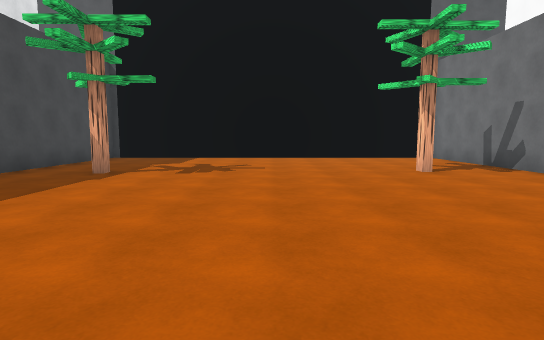
[1] (above)

24 first-person views from a walk through a Unity game level. The camera is 1.4 m above the floor, tilts 6° down and sees 80° across. The floor is counted in squares, 2 m on a side. Each view is taken from the middle of a square. On the plan, view 1 faces up. The plan holds only what a view shows up to about 10 squares ahead; the rest is blank. The place goes on beyond the plan. The player character is not drawn. Some surface patterns are stand-ins.

[2]
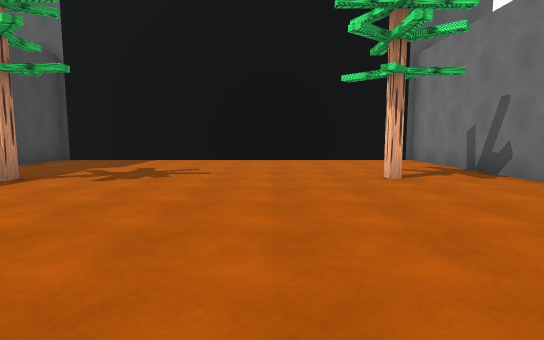

[3]
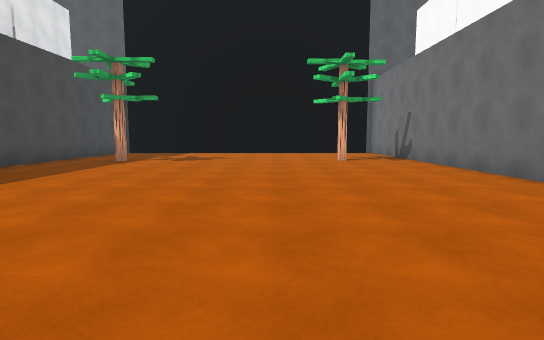

[4]
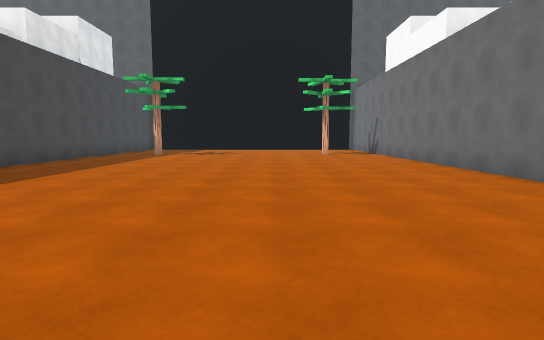

[5]
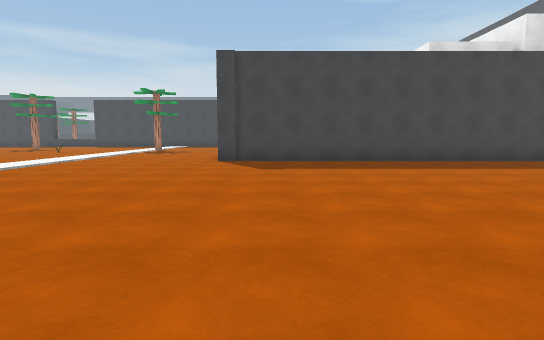

[6]
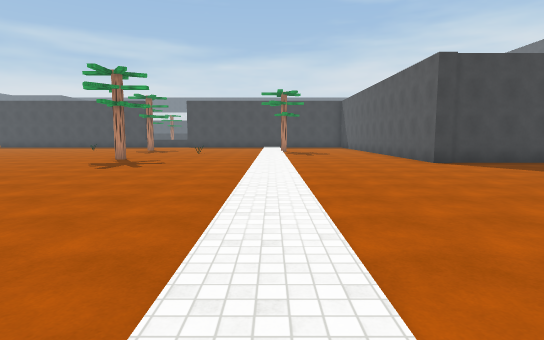

[7]
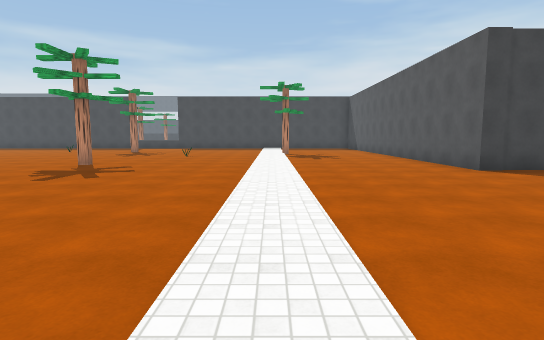

[8]
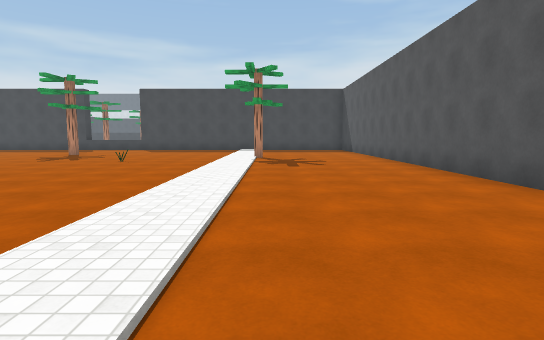

[9]
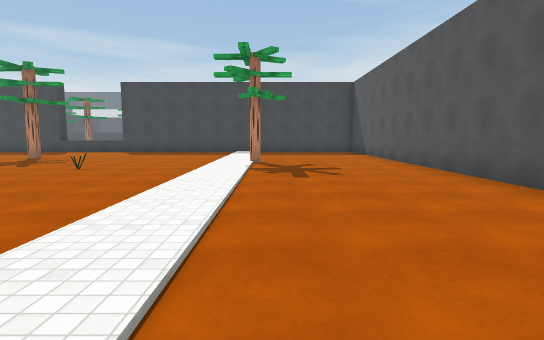

[10]
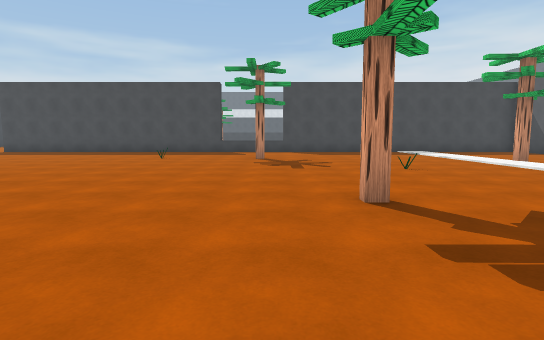

[11]
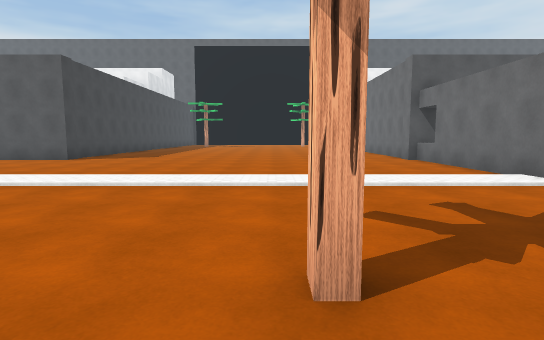

[12]
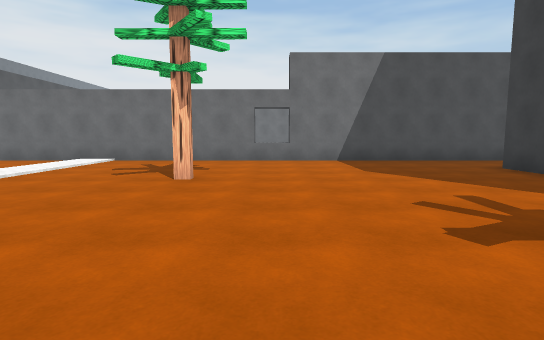

[13]
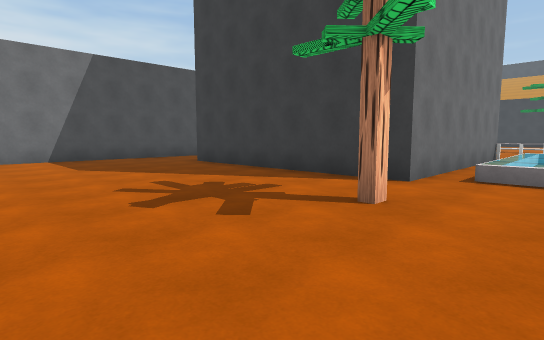

[14]
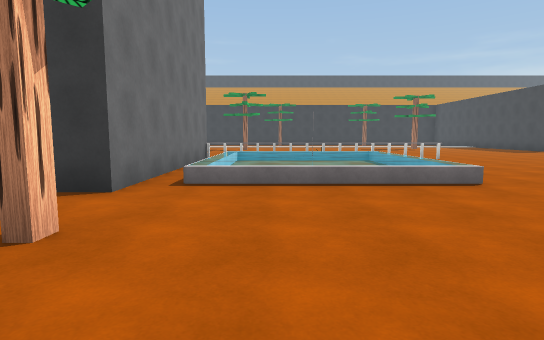

[15]
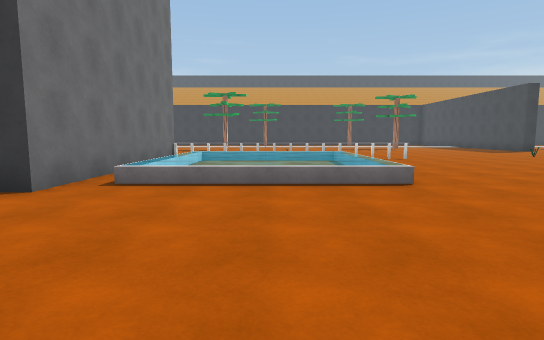

[16]
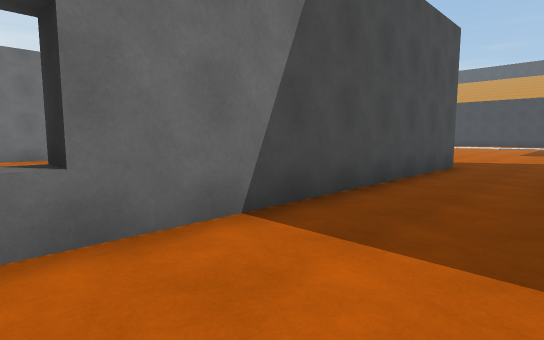

[17]
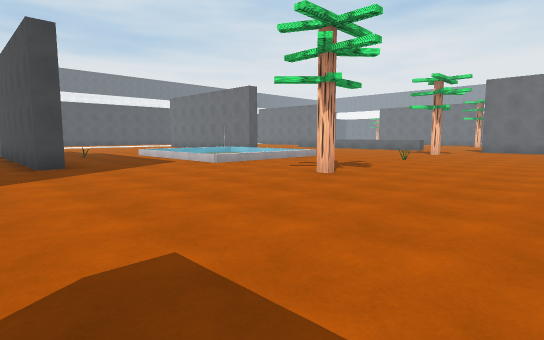

[18]
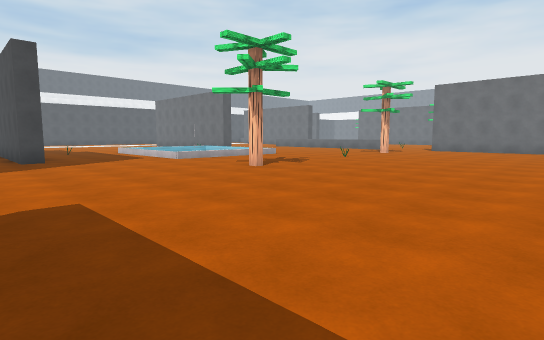

[19]
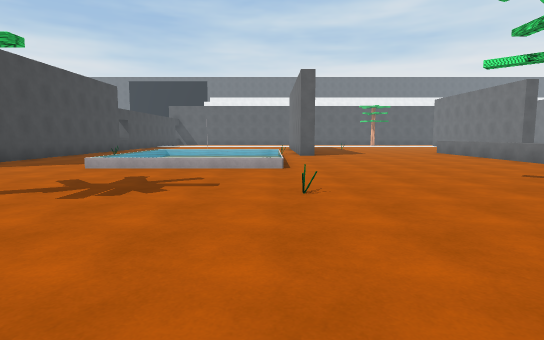

[20]
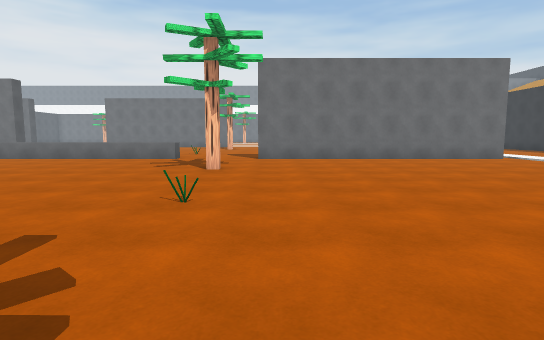

[21]
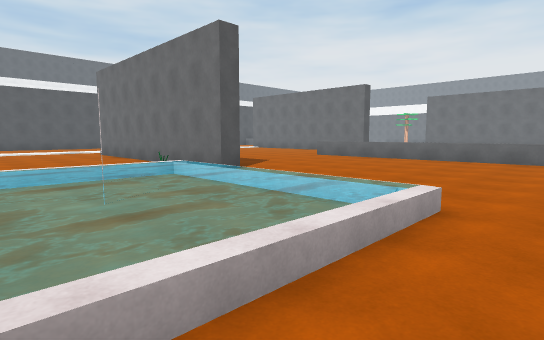

[22]
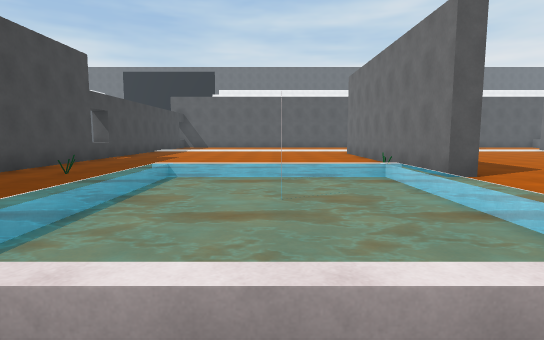

[23]
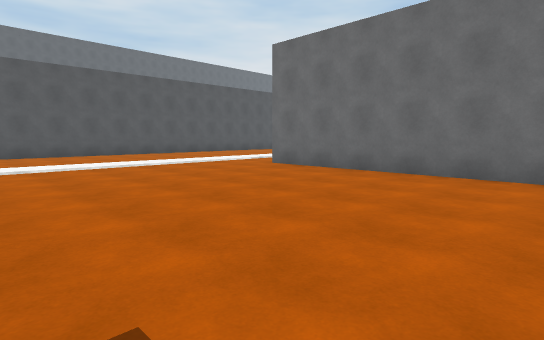

[24]
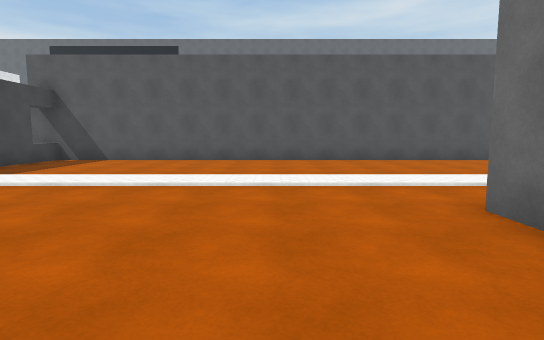

### Floor plan
Key: @ floor where view 1 was taken; # wall or solid block; . main floor; : floor 0.5 m higher than the main floor; / step, stairs or slope; = window, fence, low wall or low ledge; ~ water the walk can cross; ≈ water the walk keeps out of; ^ raised ledge; T tree; O other object.
Columns run from 13 left of view 1 to 20 right of it. Each row starts with its distance up from view 1.
 11         ###########
 10         #.........#
  9         #.........#
  8         #.........#
  7         #.......T.#
  6         #.T.......#
  5         #.........#
  4         #.........#
  3         #.........#
  2         #.........#
  1         #.........#
  0         #....@....#
 -1         #.........#
 -2         #.........
 -3         #.........
 -4         #.........
 -5 #########.........##############
 -6 ...................^............
 -7 ...................#...........
 -8 ...................#...........
 -9 .T.................#..........
-10 ...................# .........
-11 ...................# ........
-12 ...................#  ......
-13 ...O..........T....# ......#
-14 ...................# ......#
-15 .......T...........^.......#   ..
-16 T..................#.......#  ...
-17 ...................#.......# ...
-18 ..........T........#......O#...
-19 ...................#O./////#....
-20 ..........#######..#..:~~~:......^
-21 ...../≈≈≈≈#      ..#..:~≈~:......^
-22 .....:≈≈≈≈#      ..#..:~~~:......^
-23 .....:≈≈≈≈#      .....:~~~:......^
-24 .....:≈≈≈≈#      ...../////......^
-25 ...../≈≈≈≈#      ................^
-26 ...=#######      .................
-27                  .....T...O...T...
-28                  ................#
-29                  ................#
-30                  ................#
-31                  ................#
-32                  ................#
-33                  ......      ....#
-34                               ...#
-35                                ..#
-36                                 ..

Where each view was taken, in squares from view 1:
view 1: 0 up, 0 right, facing up
view 2: 1 up, 1 right, facing up
view 3: 3 down, 1 right, facing up
view 4: 6 down, 1 right, facing up
view 5: 4 down, 4 right, facing left
view 6: 10 down, 4 right, facing left
view 7: 10 down, 2 right, facing left
view 8: 9 down, 1 left, facing left
view 9: 9 down, 3 left, facing left
view 10: 16 down, 3 left, facing left
view 11: 15 down, 1 right, facing up
view 12: 15 down, 4 left, facing right
view 13: 15 down, 5 left, facing down-right
view 14: 16 down, 5 left, facing down
view 15: 16 down, 6 left, facing down
view 16: 15 down, 3 right, facing down-right
view 17: 31 down, 4 right, facing up-right
view 18: 33 down, 4 right, facing up-right
view 19: 31 down, 13 right, facing up
view 20: 28 down, 10 right, facing right
view 21: 25 down, 10 right, facing up-right
view 22: 25 down, 11 right, facing up
view 23: 18 down, 8 right, facing up-right
view 24: 15 down, 12 right, facing up
